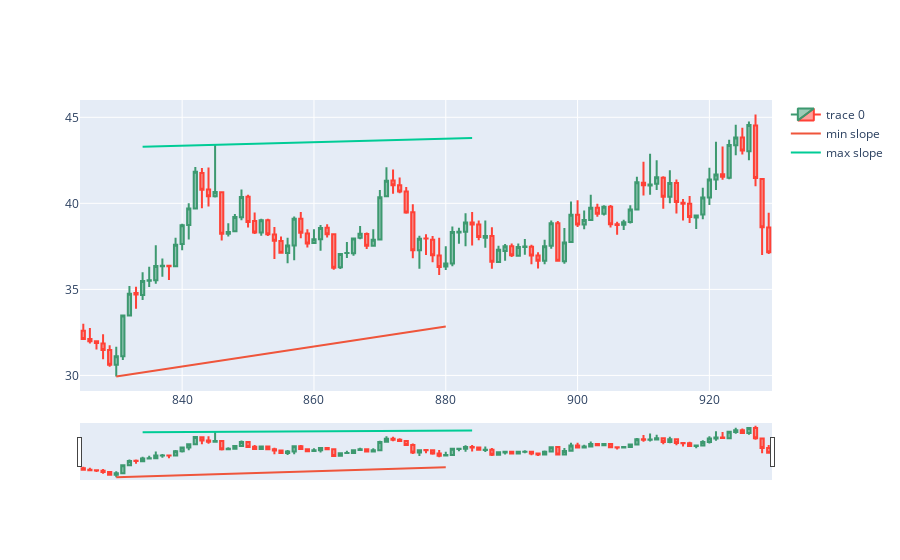

This figure's notebook cell:
### Markdown cell above
# Fitting intercepts to wrap price candles

### Code cell
dfpl = df[candleid-wind-backcandles:candleid+backcandles]
import plotly.graph_objects as go
from datetime import datetime

fig = go.Figure(data=[go.Candlestick(x=dfpl.index,
                open=dfpl['open'],
                high=dfpl['high'],
                low=dfpl['low'],
                close=dfpl['close'])])

#-------------------------------------------------------------------------
# Fitting intercepts to wrap price candles
adjintercmax = (df.high.iloc[xxmax] - slmax*xxmax).max()
adjintercmin = (df.low.iloc[xxmin] - slmin*xxmin).min()
fig.add_trace(go.Scatter(x=xxmin, y=slmin*xxmin + adjintercmin, mode='lines', name='min slope'))
fig.add_trace(go.Scatter(x=xxmax, y=slmax*xxmax + adjintercmax, mode='lines', name='max slope'))
fig.show()
